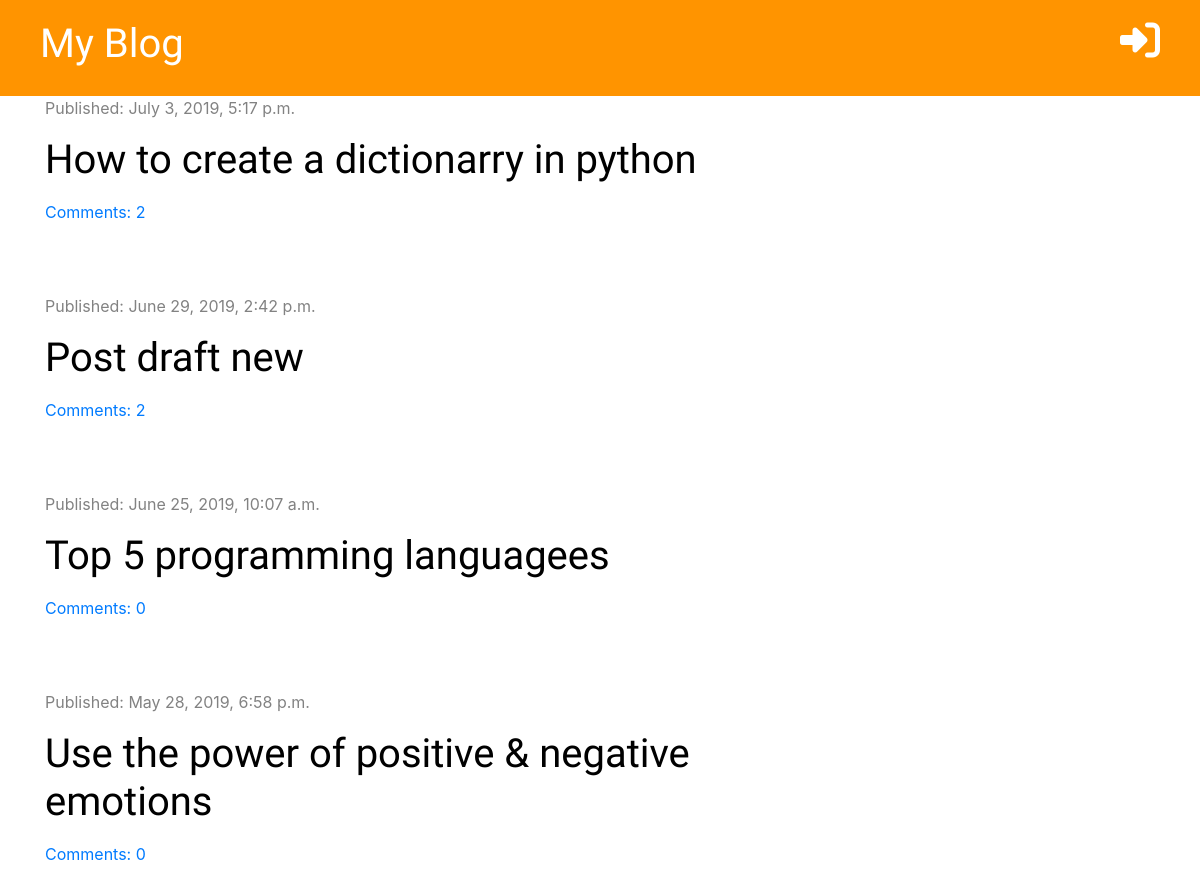
The page / on the database its author committed.
### blog/models.py (models this page shows, shortened)
class Post(models.Model):
    author = models.ForeignKey('auth.User', on_delete= models.CASCADE)
    title = models.CharField(max_length=200)
    text = models.TextField()
    created_date = models.DateTimeField(default=timezone.now)
    published_date = models.DateTimeField(blank=True, null=True)
    def approved_comments(self):
        return self.comments.filter(approved=True)

### blog/views.py (the view)
# urls.py: path('', views.post_list, name='post_list'),
def post_list(request):
    posts = Post.objects.filter(published_date__lte=timezone.now()).order_by('-published_date')
    stuff_for_frontend = {'posts': posts, }
    return render(request, 'blog/post_list.html', stuff_for_frontend)

### blog/templatetags/markdownify.py (called while the page is built)
@register.filter
def markdown(value):
    renderer = HighlightRenderer()
    markdown = mistune.Markdown(renderer=renderer)
    return markdown(value)

### blog/templates/blog/post_list.html (shortened to what this page needs)
{% extends 'blog/base.html' %}
{% load markdownify %}
{% block content %}
   {% for post in posts %}
        <div class="post">
            <div class="date">
                <p>Published: {{ post.published_date }}</p>
            </div>
            <h1><a href="{% url 'post_detail' pk=post.pk %}">{{ post.title}}</a></h1>
            <a href="{% url 'post_detail' pk=post.pk %}">Comments: {{post.approved_comments.count}}</a>
        </div>
    {% endfor %}
{% endblock %}

### blog/static/blog/style.css (style rules this page uses)
h1, h2, h3, h4 { font-family: 'Tangerine', 'Inconsolata', 'Droid Sans', serif; font-size: 48px; }
.date { color: #828282; }
.post { margin-bottom: 70px; }
.post h1 a { color: black; }

### rows shown on the page
Post: published_date "July 3, 2019, 5:17 p.m.", title "How to create a dictionarry in python", approved_comments.count "2"
Post: published_date "June 29, 2019, 2:42 p.m.", title "Post draft new", approved_comments.count "2"
Post: published_date "June 25, 2019, 10:07 a.m.", title "Top 5 programming languagees", approved_comments.count "0"
Post: published_date "May 28, 2019, 6:58 p.m.", title "Use the power of positive & negative emotions", approved_comments.count "0"
